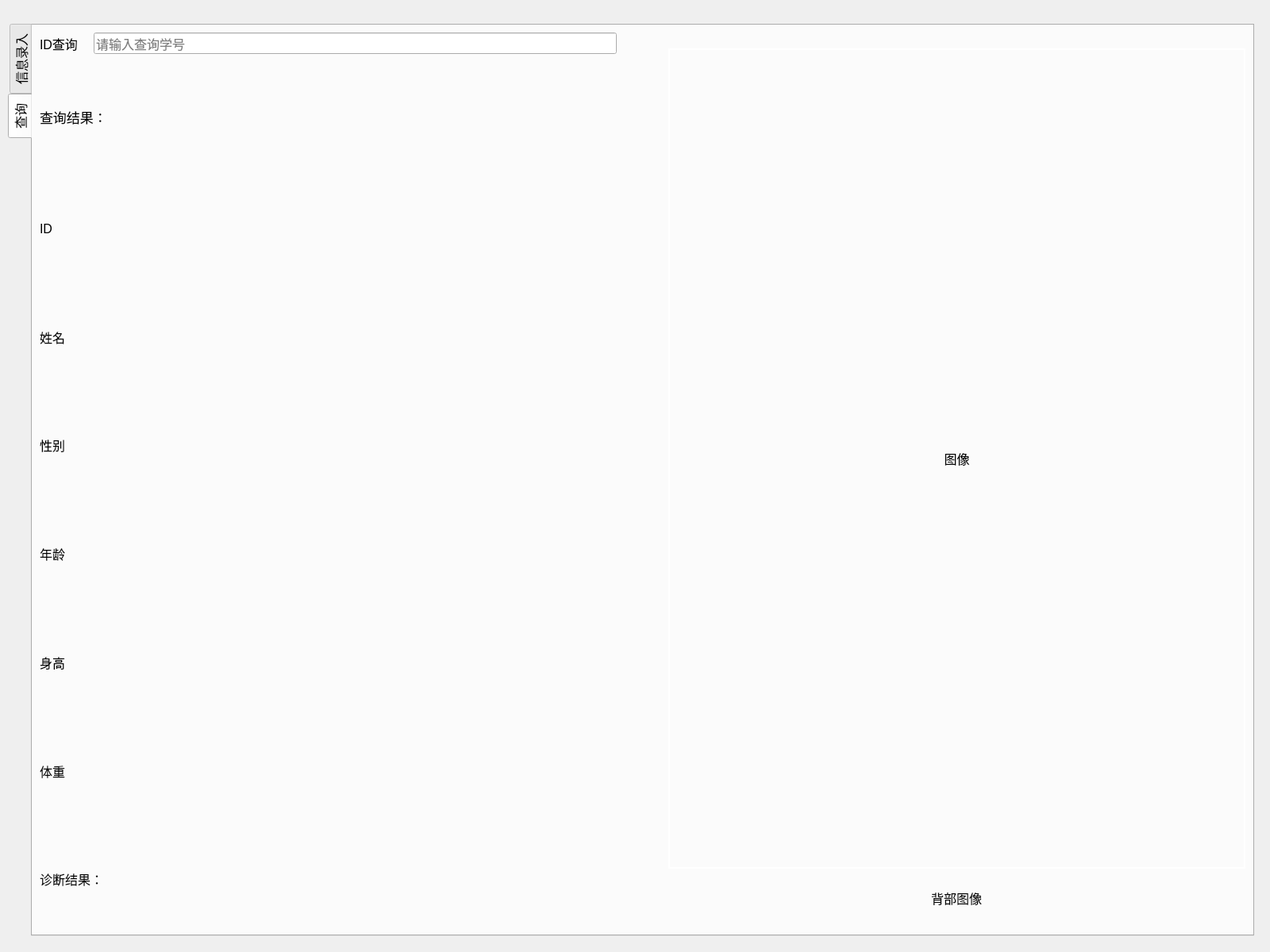
<?xml version="1.0" encoding="UTF-8"?>
<ui version="4.0">
 <class>Form</class>
 <widget class="QWidget" name="Form">
  <property name="geometry">
   <rect>
    <x>0</x>
    <y>0</y>
    <width>1600</width>
    <height>1200</height>
   </rect>
  </property>
  <property name="windowTitle">
   <string>Form</string>
  </property>
  <widget class="QTabWidget" name="tabWidget_2">
   <property name="geometry">
    <rect>
     <x>10</x>
     <y>30</y>
     <width>1570</width>
     <height>1150</height>
    </rect>
   </property>
   <property name="styleSheet">
    <string notr="true">QTabBar{
	font-size: 12pt
}</string>
   </property>
   <property name="tabPosition">
    <enum>QTabWidget::West</enum>
   </property>
   <property name="currentIndex">
    <number>1</number>
   </property>
   <property name="elideMode">
    <enum>Qt::ElideLeft</enum>
   </property>
   <widget class="QWidget" name="tab_3">
    <property name="font">
     <font>
      <pointsize>12</pointsize>
     </font>
    </property>
    <attribute name="title">
     <string>信息录入</string>
    </attribute>
    <widget class="QWidget" name="layoutWidget">
     <property name="geometry">
      <rect>
       <x>10</x>
       <y>10</y>
       <width>1501</width>
       <height>1101</height>
      </rect>
     </property>
     <layout class="QHBoxLayout" name="horizontalLayout_2" stretch="1,1">
      <property name="spacing">
       <number>65</number>
      </property>
      <item>
       <layout class="QVBoxLayout" name="verticalLayout" stretch="1,1,1,1,1,1,1,3">
        <property name="spacing">
         <number>17</number>
        </property>
        <item>
         <layout class="QHBoxLayout" name="horizontalLayout_16">
          <property name="spacing">
           <number>42</number>
          </property>
          <item>
           <widget class="QLabel" name="ID">
            <property name="font">
             <font>
              <pointsize>15</pointsize>
             </font>
            </property>
            <property name="text">
             <string>ID</string>
            </property>
           </widget>
          </item>
          <item>
           <widget class="QLineEdit" name="enter_id">
            <property name="sizePolicy">
             <sizepolicy hsizetype="Minimum" vsizetype="Fixed">
              <horstretch>1</horstretch>
              <verstretch>1</verstretch>
             </sizepolicy>
            </property>
            <property name="styleSheet">
             <string notr="true">QLineEdit {
	font-size: 12pt;
}</string>
            </property>
            <property name="text">
             <string/>
            </property>
            <property name="placeholderText">
             <string>请输入学号</string>
            </property>
           </widget>
          </item>
         </layout>
        </item>
        <item>
         <layout class="QHBoxLayout" name="horizontalLayout_10">
          <property name="spacing">
           <number>32</number>
          </property>
          <item>
           <widget class="QLabel" name="name">
            <property name="font">
             <font>
              <pointsize>12</pointsize>
             </font>
            </property>
            <property name="text">
             <string>姓名</string>
            </property>
           </widget>
          </item>
          <item>
           <widget class="QLineEdit" name="enter_name">
            <property name="sizePolicy">
             <sizepolicy hsizetype="Minimum" vsizetype="Fixed">
              <horstretch>1</horstretch>
              <verstretch>0</verstretch>
             </sizepolicy>
            </property>
            <property name="styleSheet">
             <string notr="true">QLineEdit {
	font-size: 12pt;
}</string>
            </property>
            <property name="placeholderText">
             <string>请输入姓名</string>
            </property>
           </widget>
          </item>
         </layout>
        </item>
        <item>
         <layout class="QHBoxLayout" name="horizontalLayout_15">
          <property name="spacing">
           <number>32</number>
          </property>
          <item>
           <widget class="QLabel" name="gender">
            <property name="font">
             <font>
              <pointsize>12</pointsize>
             </font>
            </property>
            <property name="text">
             <string>性别</string>
            </property>
           </widget>
          </item>
          <item>
           <widget class="QLineEdit" name="enter_gender">
            <property name="sizePolicy">
             <sizepolicy hsizetype="Minimum" vsizetype="Fixed">
              <horstretch>1</horstretch>
              <verstretch>0</verstretch>
             </sizepolicy>
            </property>
            <property name="styleSheet">
             <string notr="true">QLineEdit {
	font-size: 12pt;
}</string>
            </property>
            <property name="placeholderText">
             <string>请输入性别</string>
            </property>
           </widget>
          </item>
         </layout>
        </item>
        <item>
         <layout class="QHBoxLayout" name="horizontalLayout_14">
          <property name="spacing">
           <number>32</number>
          </property>
          <item>
           <widget class="QLabel" name="age">
            <property name="font">
             <font>
              <pointsize>12</pointsize>
             </font>
            </property>
            <property name="text">
             <string>年龄</string>
            </property>
           </widget>
          </item>
          <item>
           <widget class="QLineEdit" name="enter_age">
            <property name="sizePolicy">
             <sizepolicy hsizetype="Minimum" vsizetype="Fixed">
              <horstretch>1</horstretch>
              <verstretch>0</verstretch>
             </sizepolicy>
            </property>
            <property name="styleSheet">
             <string notr="true">QLineEdit {
	font-size: 12pt;
}</string>
            </property>
            <property name="placeholderText">
             <string>请输入年龄/岁</string>
            </property>
           </widget>
          </item>
         </layout>
        </item>
        <item>
         <layout class="QHBoxLayout" name="horizontalLayout_13">
          <property name="spacing">
           <number>32</number>
          </property>
          <item>
           <widget class="QLabel" name="height">
            <property name="font">
             <font>
              <pointsize>12</pointsize>
             </font>
            </property>
            <property name="text">
             <string>身高</string>
            </property>
           </widget>
          </item>
          <item>
           <widget class="QLineEdit" name="enter_height">
            <property name="sizePolicy">
             <sizepolicy hsizetype="Minimum" vsizetype="Fixed">
              <horstretch>1</horstretch>
              <verstretch>0</verstretch>
             </sizepolicy>
            </property>
            <property name="styleSheet">
             <string notr="true">QLineEdit {
	font-size: 12pt;
}</string>
            </property>
            <property name="placeholderText">
             <string>请输入身高/cm</string>
            </property>
           </widget>
          </item>
         </layout>
        </item>
        <item>
         <layout class="QHBoxLayout" name="horizontalLayout_12">
          <property name="spacing">
           <number>32</number>
          </property>
          <item>
           <widget class="QLabel" name="weight">
            <property name="font">
             <font>
              <pointsize>12</pointsize>
             </font>
            </property>
            <property name="text">
             <string>体重</string>
            </property>
           </widget>
          </item>
          <item>
           <widget class="QLineEdit" name="enter_weight">
            <property name="sizePolicy">
             <sizepolicy hsizetype="Minimum" vsizetype="Fixed">
              <horstretch>1</horstretch>
              <verstretch>0</verstretch>
             </sizepolicy>
            </property>
            <property name="styleSheet">
             <string notr="true">QLineEdit {
	font-size: 12pt;
}</string>
            </property>
            <property name="placeholderText">
             <string>请输入体重/kg</string>
            </property>
           </widget>
          </item>
         </layout>
        </item>
        <item>
         <layout class="QHBoxLayout" name="horizontalLayout_11" stretch="1,1">
          <property name="spacing">
           <number>45</number>
          </property>
          <property name="leftMargin">
           <number>20</number>
          </property>
          <property name="topMargin">
           <number>5</number>
          </property>
          <property name="rightMargin">
           <number>20</number>
          </property>
          <property name="bottomMargin">
           <number>5</number>
          </property>
          <item>
           <widget class="QPushButton" name="confirm_upload_button">
            <property name="sizePolicy">
             <sizepolicy hsizetype="Fixed" vsizetype="Fixed">
              <horstretch>2</horstretch>
              <verstretch>0</verstretch>
             </sizepolicy>
            </property>
            <property name="minimumSize">
             <size>
              <width>40</width>
              <height>20</height>
             </size>
            </property>
            <property name="font">
             <font>
              <pointsize>12</pointsize>
             </font>
            </property>
            <property name="styleSheet">
             <string notr="true">QPushButton {
	font-size: 12pt;
}</string>
            </property>
            <property name="text">
             <string>确认上传</string>
            </property>
           </widget>
          </item>
          <item>
           <widget class="QPushButton" name="start_identify_button">
            <property name="sizePolicy">
             <sizepolicy hsizetype="Fixed" vsizetype="Fixed">
              <horstretch>2</horstretch>
              <verstretch>0</verstretch>
             </sizepolicy>
            </property>
            <property name="minimumSize">
             <size>
              <width>40</width>
              <height>20</height>
             </size>
            </property>
            <property name="font">
             <font>
              <pointsize>12</pointsize>
              <weight>50</weight>
              <bold>false</bold>
             </font>
            </property>
            <property name="text">
             <string>进行诊断</string>
            </property>
           </widget>
          </item>
         </layout>
        </item>
        <item>
         <layout class="QHBoxLayout" name="horizontalLayout_17" stretch="2,8">
          <property name="spacing">
           <number>11</number>
          </property>
          <item>
           <widget class="QLabel" name="result">
            <property name="sizePolicy">
             <sizepolicy hsizetype="Preferred" vsizetype="Fixed">
              <horstretch>0</horstretch>
              <verstretch>0</verstretch>
             </sizepolicy>
            </property>
            <property name="font">
             <font>
              <pointsize>12</pointsize>
             </font>
            </property>
            <property name="text">
             <string>诊断结果：</string>
            </property>
           </widget>
          </item>
          <item>
           <widget class="QLabel" name="present_output">
            <property name="sizePolicy">
             <sizepolicy hsizetype="Preferred" vsizetype="Fixed">
              <horstretch>0</horstretch>
              <verstretch>0</verstretch>
             </sizepolicy>
            </property>
            <property name="font">
             <font>
              <pointsize>12</pointsize>
             </font>
            </property>
            <property name="text">
             <string>无</string>
            </property>
           </widget>
          </item>
         </layout>
        </item>
       </layout>
      </item>
      <item>
       <layout class="QVBoxLayout" name="verticalLayout_2" stretch="9,1">
        <property name="spacing">
         <number>20</number>
        </property>
        <property name="topMargin">
         <number>20</number>
        </property>
        <property name="bottomMargin">
         <number>20</number>
        </property>
        <item>
         <widget class="QLabel" name="image_input">
          <property name="font">
           <font>
            <pointsize>12</pointsize>
           </font>
          </property>
          <property name="styleSheet">
           <string notr="true">QWidget{border: 2px solid white}</string>
          </property>
          <property name="text">
           <string>图像</string>
          </property>
          <property name="scaledContents">
           <bool>true</bool>
          </property>
          <property name="alignment">
           <set>Qt::AlignCenter</set>
          </property>
         </widget>
        </item>
        <item>
         <layout class="QHBoxLayout" name="horizontalLayout" stretch="2,8">
          <property name="spacing">
           <number>20</number>
          </property>
          <property name="leftMargin">
           <number>5</number>
          </property>
          <property name="rightMargin">
           <number>10</number>
          </property>
          <item>
           <widget class="QPushButton" name="open_image">
            <property name="sizePolicy">
             <sizepolicy hsizetype="Fixed" vsizetype="Fixed">
              <horstretch>0</horstretch>
              <verstretch>0</verstretch>
             </sizepolicy>
            </property>
            <property name="font">
             <font>
              <pointsize>12</pointsize>
             </font>
            </property>
            <property name="text">
             <string>打开图像</string>
            </property>
           </widget>
          </item>
          <item>
           <widget class="QLabel" name="image_path">
            <property name="sizePolicy">
             <sizepolicy hsizetype="Minimum" vsizetype="Fixed">
              <horstretch>0</horstretch>
              <verstretch>0</verstretch>
             </sizepolicy>
            </property>
            <property name="font">
             <font>
              <pointsize>12</pointsize>
             </font>
            </property>
            <property name="text">
             <string>图片路径</string>
            </property>
            <property name="scaledContents">
             <bool>false</bool>
            </property>
            <property name="alignment">
             <set>Qt::AlignLeading|Qt::AlignLeft|Qt::AlignVCenter</set>
            </property>
           </widget>
          </item>
         </layout>
        </item>
       </layout>
      </item>
     </layout>
    </widget>
   </widget>
   <widget class="QWidget" name="tab_4">
    <attribute name="title">
     <string>查询</string>
    </attribute>
    <layout class="QVBoxLayout" name="verticalLayout_6">
     <item>
      <layout class="QHBoxLayout" name="horizontalLayout_5" stretch="1,1">
       <property name="spacing">
        <number>65</number>
       </property>
       <item>
        <layout class="QVBoxLayout" name="verticalLayout_5" stretch="2,1,7">
         <property name="spacing">
          <number>12</number>
         </property>
         <item>
          <layout class="QHBoxLayout" name="horizontalLayout_3" stretch="0,0">
           <property name="spacing">
            <number>20</number>
           </property>
           <item>
            <widget class="QLabel" name="searchforID">
             <property name="font">
              <font>
               <pointsize>12</pointsize>
              </font>
             </property>
             <property name="text">
              <string>ID查询</string>
             </property>
            </widget>
           </item>
           <item>
            <widget class="QLineEdit" name="find_id">
             <property name="styleSheet">
              <string notr="true">QLineEdit {
	font-size: 12pt;
}</string>
             </property>
             <property name="placeholderText">
              <string>请输入查询学号</string>
             </property>
            </widget>
           </item>
          </layout>
         </item>
         <item>
          <widget class="QLabel" name="search_result_is">
           <property name="font">
            <font>
             <pointsize>13</pointsize>
            </font>
           </property>
           <property name="text">
            <string>查询结果：</string>
           </property>
          </widget>
         </item>
         <item>
          <layout class="QVBoxLayout" name="verticalLayout_4">
           <property name="spacing">
            <number>15</number>
           </property>
           <item>
            <layout class="QHBoxLayout" name="horizontalLayout_18" stretch="0,0">
             <property name="spacing">
              <number>42</number>
             </property>
             <item>
              <widget class="QLabel" name="search_id">
               <property name="font">
                <font>
                 <pointsize>12</pointsize>
                </font>
               </property>
               <property name="text">
                <string>ID</string>
               </property>
              </widget>
             </item>
             <item>
              <widget class="QLabel" name="result_id">
               <property name="font">
                <font>
                 <pointsize>12</pointsize>
                </font>
               </property>
               <property name="text">
                <string/>
               </property>
              </widget>
             </item>
            </layout>
           </item>
           <item>
            <layout class="QHBoxLayout" name="horizontalLayout_19" stretch="0,0">
             <property name="spacing">
              <number>32</number>
             </property>
             <item>
              <widget class="QLabel" name="search_name">
               <property name="font">
                <font>
                 <pointsize>12</pointsize>
                </font>
               </property>
               <property name="text">
                <string>姓名</string>
               </property>
              </widget>
             </item>
             <item>
              <widget class="QLabel" name="result_name">
               <property name="font">
                <font>
                 <pointsize>12</pointsize>
                </font>
               </property>
               <property name="text">
                <string/>
               </property>
              </widget>
             </item>
            </layout>
           </item>
           <item>
            <layout class="QHBoxLayout" name="horizontalLayout_20" stretch="0,0">
             <property name="spacing">
              <number>32</number>
             </property>
             <item>
              <widget class="QLabel" name="search_gender">
               <property name="font">
                <font>
                 <pointsize>12</pointsize>
                </font>
               </property>
               <property name="text">
                <string>性别</string>
               </property>
              </widget>
             </item>
             <item>
              <widget class="QLabel" name="result_gender">
               <property name="font">
                <font>
                 <pointsize>12</pointsize>
                </font>
               </property>
               <property name="text">
                <string/>
               </property>
              </widget>
             </item>
            </layout>
           </item>
           <item>
            <layout class="QHBoxLayout" name="horizontalLayout_21" stretch="0,0">
             <property name="spacing">
              <number>32</number>
             </property>
             <item>
              <widget class="QLabel" name="search_age">
               <property name="font">
                <font>
                 <pointsize>12</pointsize>
                </font>
               </property>
               <property name="text">
                <string>年龄</string>
               </property>
              </widget>
             </item>
             <item>
              <widget class="QLabel" name="result_age">
               <property name="font">
                <font>
                 <pointsize>12</pointsize>
                </font>
               </property>
               <property name="text">
                <string/>
               </property>
              </widget>
             </item>
            </layout>
           </item>
           <item>
            <layout class="QHBoxLayout" name="horizontalLayout_22" stretch="0,0">
             <property name="spacing">
              <number>32</number>
             </property>
             <item>
              <widget class="QLabel" name="search_height">
               <property name="font">
                <font>
                 <pointsize>12</pointsize>
                </font>
               </property>
               <property name="text">
                <string>身高</string>
               </property>
              </widget>
             </item>
             <item>
              <widget class="QLabel" name="result_height">
               <property name="font">
                <font>
                 <pointsize>12</pointsize>
                </font>
               </property>
               <property name="text">
                <string/>
               </property>
              </widget>
             </item>
            </layout>
           </item>
           <item>
            <layout class="QHBoxLayout" name="horizontalLayout_23" stretch="0,0">
             <property name="spacing">
              <number>32</number>
             </property>
             <item>
              <widget class="QLabel" name="search_weight">
               <property name="font">
                <font>
                 <pointsize>12</pointsize>
                </font>
               </property>
               <property name="text">
                <string>体重</string>
               </property>
              </widget>
             </item>
             <item>
              <widget class="QLabel" name="result_weight">
               <property name="font">
                <font>
                 <pointsize>12</pointsize>
                </font>
               </property>
               <property name="text">
                <string/>
               </property>
              </widget>
             </item>
            </layout>
           </item>
           <item>
            <layout class="QHBoxLayout" name="horizontalLayout_25" stretch="0,0">
             <property name="spacing">
              <number>30</number>
             </property>
             <item>
              <widget class="QLabel" name="search_diagnose">
               <property name="font">
                <font>
                 <pointsize>12</pointsize>
                </font>
               </property>
               <property name="text">
                <string>诊断结果：</string>
               </property>
              </widget>
             </item>
             <item>
              <widget class="QLabel" name="result_diagnose">
               <property name="font">
                <font>
                 <pointsize>12</pointsize>
                </font>
               </property>
               <property name="text">
                <string/>
               </property>
              </widget>
             </item>
            </layout>
           </item>
          </layout>
         </item>
        </layout>
       </item>
       <item>
        <layout class="QVBoxLayout" name="verticalLayout_3" stretch="9,1">
         <property name="spacing">
          <number>20</number>
         </property>
         <property name="topMargin">
          <number>20</number>
         </property>
         <property name="bottomMargin">
          <number>20</number>
         </property>
         <item>
          <widget class="QLabel" name="result_image">
           <property name="sizePolicy">
            <sizepolicy hsizetype="Expanding" vsizetype="Expanding">
             <horstretch>0</horstretch>
             <verstretch>0</verstretch>
            </sizepolicy>
           </property>
           <property name="font">
            <font>
             <pointsize>12</pointsize>
            </font>
           </property>
           <property name="styleSheet">
            <string notr="true">QWidget{border: 2px solid white}</string>
           </property>
           <property name="text">
            <string>图像</string>
           </property>
           <property name="scaledContents">
            <bool>true</bool>
           </property>
           <property name="alignment">
            <set>Qt::AlignCenter</set>
           </property>
          </widget>
         </item>
         <item>
          <layout class="QHBoxLayout" name="horizontalLayout_4">
           <property name="leftMargin">
            <number>10</number>
           </property>
           <property name="topMargin">
            <number>5</number>
           </property>
           <property name="rightMargin">
            <number>10</number>
           </property>
           <property name="bottomMargin">
            <number>5</number>
           </property>
           <item>
            <widget class="QLabel" name="search_image">
             <property name="sizePolicy">
              <sizepolicy hsizetype="Fixed" vsizetype="Fixed">
               <horstretch>0</horstretch>
               <verstretch>0</verstretch>
              </sizepolicy>
             </property>
             <property name="font">
              <font>
               <pointsize>12</pointsize>
              </font>
             </property>
             <property name="text">
              <string>背部图像</string>
             </property>
            </widget>
           </item>
          </layout>
         </item>
        </layout>
       </item>
      </layout>
     </item>
    </layout>
   </widget>
  </widget>
 </widget>
 <resources/>
 <connections/>
</ui>
